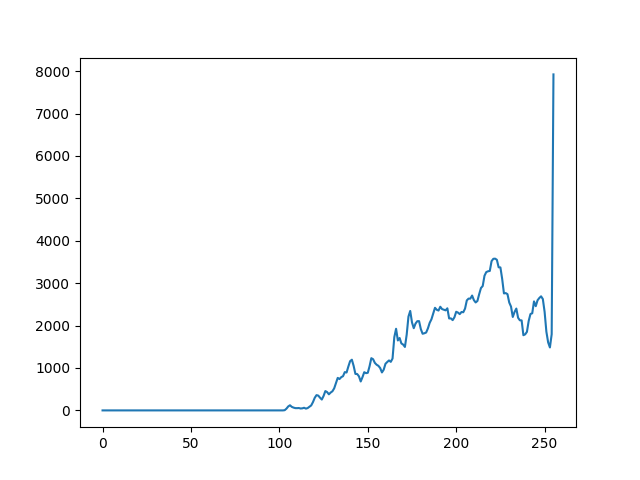
#> input picture Practicas/Practica2/HistoOriginal.png, 640 x 480 px
$ python Practica4.py
#> lines starting #> are read from the running program, lines starting #| are printed output that depends on the picture
import sys
from PIL import Image, ImageFilter

def detector_bordes(tipo):

    if tipo == 1: #Prewitt

        factor = 6

        coeficientes_h = [ 1,  0, -1,
                           1,  0, -1,
                           1,  0, -1]
        coeficientes_v = [-1, -1, -1,
                           0,  0,  0,
                           1,  1,  1]

        #coeficientes con signo contrario
        coeficientes_h1 = [-1,  0,  1,
                           -1,  0,  1,
                           -1,  0,  1]
        coeficientes_v1 = [ 1,  1,  1,
                            0,  0,  0,
                           -1, -1, -1]

    elif tipo == 2: #Sobel

        factor = 8

        coeficientes_h = [ 1,  0, -1,
                           2,  0, -2,
                           1,  0, -1]
        coeficientes_v = [-1, -2, -1,
                           0,  0,  0,
                           1,  2,  1]

        #coeficientes con signo contrario
        coeficientes_h1 = [-1,  0,  1,
                           -2,  0,  2,
                           -1,  0,  1]
        coeficientes_v1 = [ 1,  2,  1,
                            0,  0,  0,
                           -1, -2, -1]

    elif tipo == 3: #Roberts

        factor = 2

        coeficientes_h = [ 0,  0, -1,
                           0,  1,  0,
                           0,  0,  0]
        coeficientes_v = [-1,  0,  0,
                           0,  1,  0,
                           0,  0,  0]

        #coeficientes con signo contrario
        coeficientes_h1 = [ 0,  0,  1,
                            0, -1,  0,
                            0,  0,  0]
        coeficientes_v1 = [ 1,  0,  0,
                            0, -1,  0,
                            0,  0,  0]

    else:
        #en caso de no introducir el nombre correctamente se cierra el script
        sys.exit(0)

    datos_h = imagen.filter(ImageFilter.Kernel((3,3), coeficientes_h, factor)).getdata()
    datos_v = imagen.filter(ImageFilter.Kernel((3,3), coeficientes_v, factor)).getdata()

    datos= []


    for x in range(len(datos_h)):

        datos.append(round(((datos_h[x] ** 2) + (datos_v[x] ** 2)) ** 0.5))

    datos_h = imagen.filter(ImageFilter.Kernel((3,3), coeficientes_h1, factor)).getdata()
    datos_v = imagen.filter(ImageFilter.Kernel((3,3), coeficientes_v1, factor)).getdata()

    datos_signo_contrario = []


    for x in range(len(datos_h)):

        datos_signo_contrario.append(round(((datos_h[x] ** 2) + (datos_v[x] ** 2)) ** 0.5))


    datos_bordes = []


    for x in range(len(datos_h)):

        datos_bordes.append(datos[x] + datos_signo_contrario[x])

    return datos_bordes

if __name__ == "__main__":
    nombre = input("Ingresa el nombre de la imagen + extension: ")
#> the answer given: ../../Practicas/Practica2/HistoOriginal.png
    opc = int(input('''
        Menu principal:
            1. Aplicar filtro Prewitt
            2. Aplicar filtro Sobel
            3. Aplicar filtro Roberts
        Selecciona alguna de las opciones anteriores: '''))
#> the answer given: 1

    imagen = Image.open(nombre).convert('L')
    nueva_imagen = Image.new('L', imagen.size)
#> nueva_imagen: PIL image 640x480 L; every value is 0
    if(opc==1):
        datos_bordes = detector_bordes(1)
#> after the loop in detector_bordes, `for x in range(len(datos_h)):`: datos = 307200 items
#> datos_bordes = 307200 items
        nueva_imagen.putdata(datos_bordes)
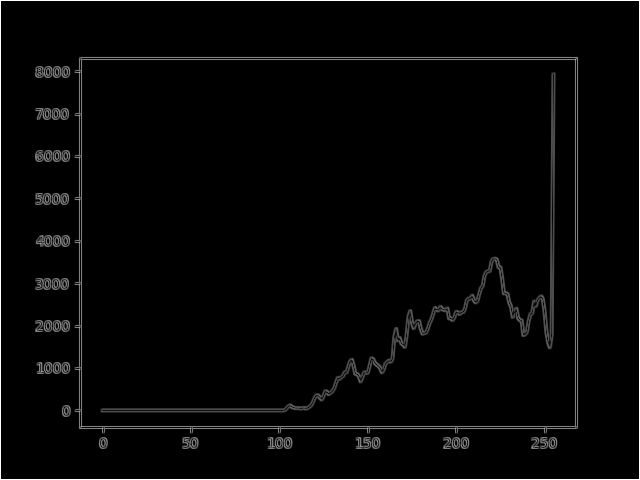
#> nueva_imagen: PIL image 640x480 L; min 0, max 255, mean 5.6
        nueva_imagen.save('Prewitt.jpg')
    elif(opc==2):
        datos_bordes = detector_bordes(2)
        nueva_imagen.putdata(datos_bordes)
        nueva_imagen.save('Sobel.jpg')
    elif(opc==3):
        datos_bordes = detector_bordes(3)
        nueva_imagen.putdata(datos_bordes)
        nueva_imagen.save('Roberts.jpg')

    nueva_imagen.show()

    imagen.close()
    nueva_imagen.close()

$ run again, on Practicas/Practica2/HistoExpandirContraer.png
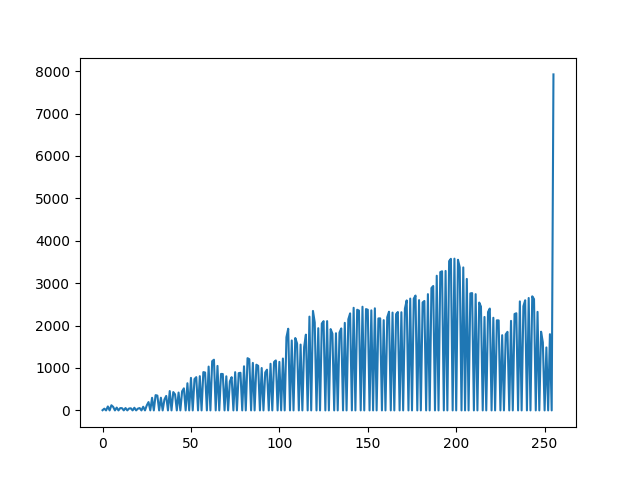
#> input picture Practicas/Practica2/HistoExpandirContraer.png, 640 x 480 px
#> `imagen = Image.open(nombre).convert('L')`:
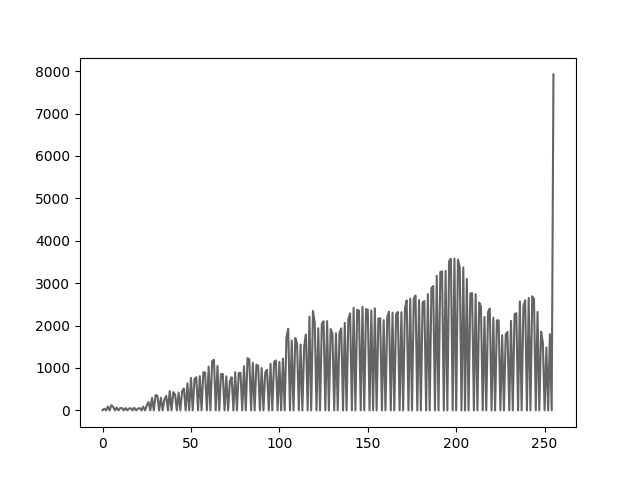
#> imagen: PIL image 640x480 L; min 0, max 255, mean 239.8
#> after the loop in detector_bordes, `for x in range(len(datos_h)):`: datos = 307200 items
#> `nueva_imagen.putdata(datos_bordes)`:
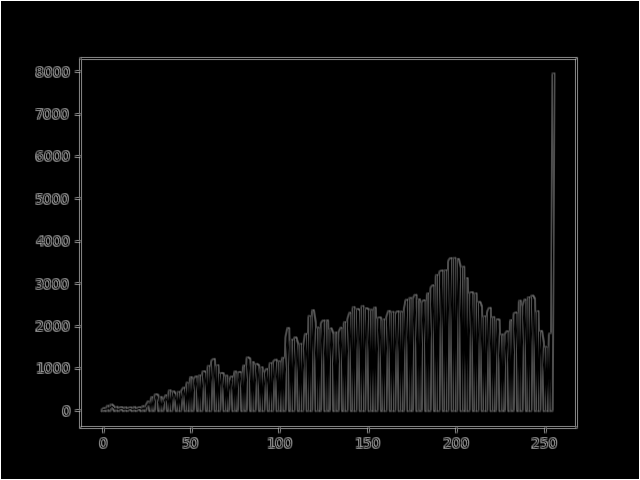
#> nueva_imagen: PIL image 640x480 L; min 0, max 255, mean 8.9

$ run again, on Practicas/Practica2/HistoExpandirEcualizar.png
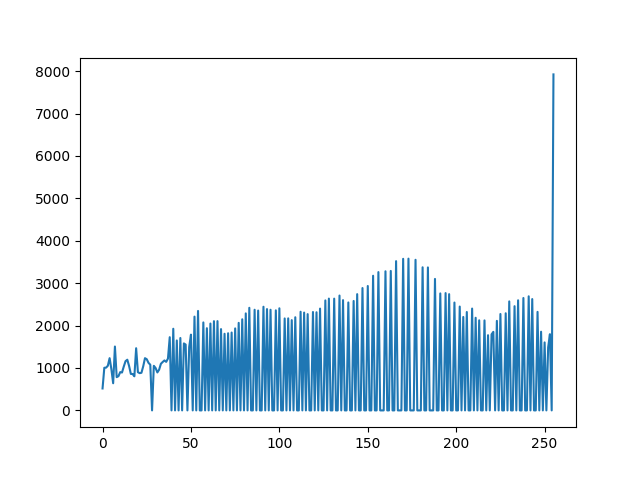
#> input picture Practicas/Practica2/HistoExpandirEcualizar.png, 640 x 480 px
#> `imagen = Image.open(nombre).convert('L')`:
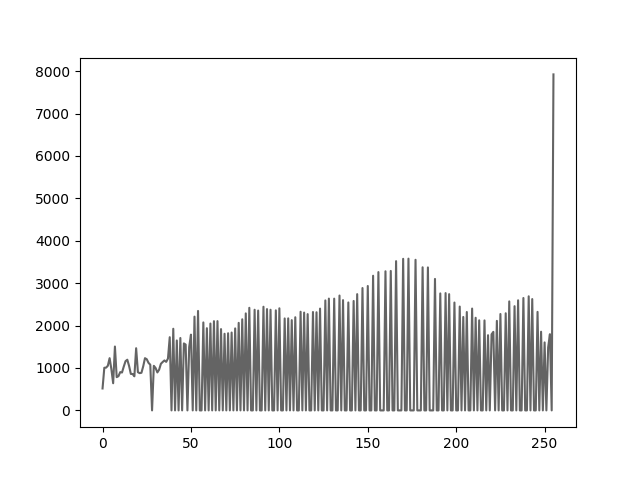
#> imagen: PIL image 640x480 L; min 0, max 255, mean 237
#> after the loop in detector_bordes, `for x in range(len(datos_h)):`: datos = 307200 items
#> `nueva_imagen.putdata(datos_bordes)`:
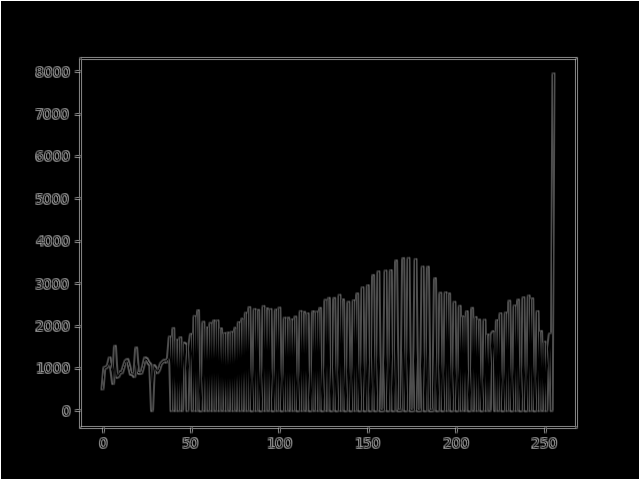
#> nueva_imagen: PIL image 640x480 L; min 0, max 255, mean 10.1

$ run again, on Practicas/Practica2/HistoExpandirEcualizarDespla-25.png
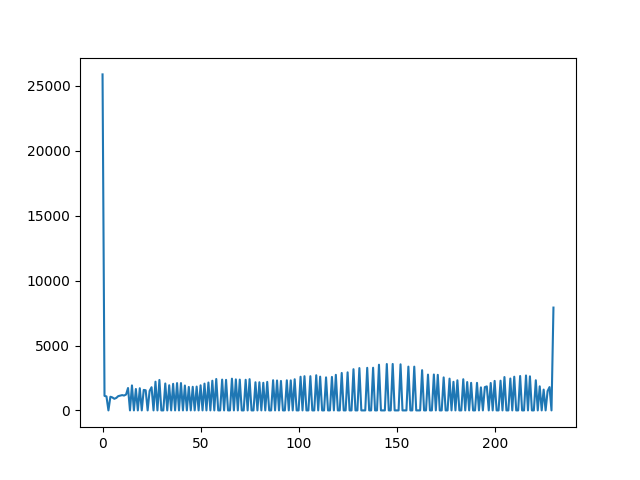
#> input picture Practicas/Practica2/HistoExpandirEcualizarDespla-25.png, 640 x 480 px
#> `imagen = Image.open(nombre).convert('L')`:
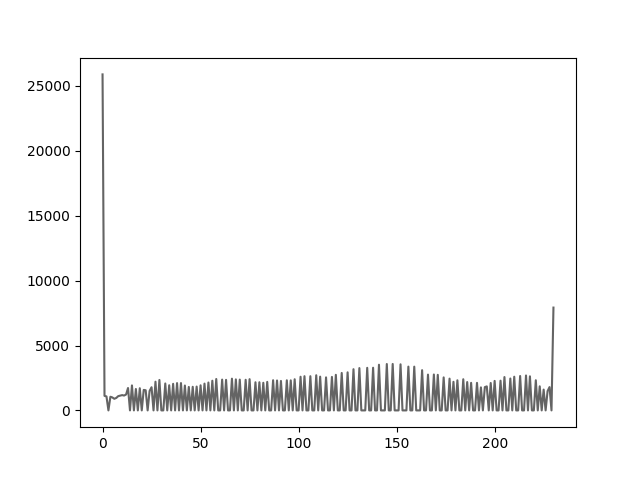
#> imagen: PIL image 640x480 L; min 0, max 255, mean 247.3
#> after the loop in detector_bordes, `for x in range(len(datos_h)):`: datos = 307200 items
#> `nueva_imagen.putdata(datos_bordes)`:
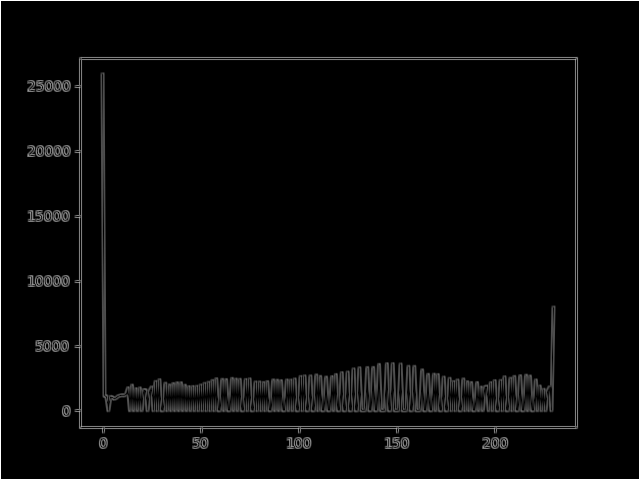
#> nueva_imagen: PIL image 640x480 L; min 0, max 255, mean 6.9
